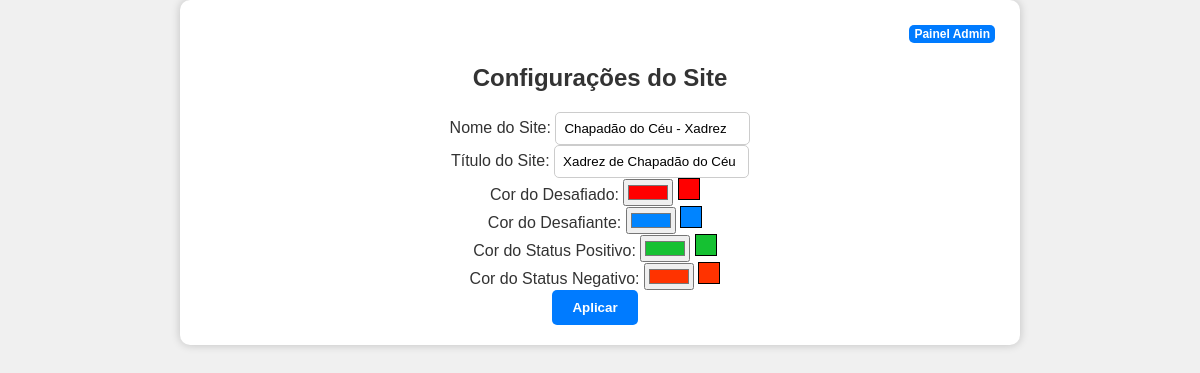
/site_config.php (signed in), run on the app's committed database.
### tables this page shows
CREATE TABLE `t_site_settings`  (
  `a_index` int NOT NULL AUTO_INCREMENT,
  `a_nome` varchar(255) NOT NULL DEFAULT 'Nome do site',
  `a_title` varchar(255) NOT NULL DEFAULT 'Titulo do Site',
  `a_cor_desafiado` varchar(255) NOT NULL DEFAULT 'red',
  `a_cor_desafiante` varchar(255) NOT NULL DEFAULT 'blue',
  `a_cor_status_positivo` varchar(255) NOT NULL DEFAULT 'green',
  `a_cor_status_negativo` varchar(255) NOT NULL DEFAULT 'orange',
  PRIMARY KEY (`a_index`) USING BTREE
);

### include/config.php (called while the page is built, shortened)
<?php
$servername = "127.0.0.1";
$username = "root";
$password = '';
$dbname = "db_chess";
$conn = new mysqli($servername, $username, $password, $dbname);
$sql = "SELECT * FROM t_site_settings WHERE a_index = 1";
$result = $conn->query($sql);
if ($result->num_rows > 0) {
    $row = $result->fetch_assoc();
    $nomeSite = $row['a_nome'];
    $tituloSite = $row['a_title'];
    $_cor_desafiado = $row['a_cor_desafiado'];
    $_cor_desafiante = $row['a_cor_desafiante'];
    $_cor_status_positivo = $row['a_cor_status_positivo'];
    $_cor_status_negativo = $row['a_cor_status_negativo'];
}
?>

### include/functions.php (called while the page is built, shortened)
<?php
require 'config.php';
?>

### site_config.php (the view, shortened to what this page needs)
<?php
require 'include/functions.php';
?>
<!DOCTYPE html>
<html lang="pt-BR">
<head>
    <link rel="stylesheet" type="text/css" href="template/style.css" id="stylesheet">
    <link rel="stylesheet" type="text/css" href="template/style-dark.css" id="dark-stylesheet" disabled>
</head>
<body>
    <div class="container">
        <div class="header">
            <a href="painel_admin.php" class="admin-button">Painel Admin</a>
        </div>
        <h1>Configurações do Site</h1>
        <form method="post" action="site_config.php">
            <label for="nomeSite">Nome do Site:</label>
            <input type="text" id="nomeSite" name="nomeSite" value="<?php echo $nomeSite; ?>" required>
            <br>
            <label for="tituloSite">Título do Site:</label>
            <input type="text" id="tituloSite" name="tituloSite" value="<?php echo $tituloSite; ?>" required>
            <br>
            <label for="corDesafiado">Cor do Desafiado:</label>
            <input type="color" id="corDesafiado" name="corDesafiado" value="<?php echo $_cor_desafiado; ?>" required>
            <span class="color-sample" style="background-color: <?php echo $_cor_desafiado; ?>"></span>
            <br>
            <label for="corDesafiante">Cor do Desafiante:</label>
            <input type="color" id="corDesafiante" name="corDesafiante" value="<?php echo $_cor_desafiante; ?>" required>
            <span class="color-sample" style="background-color: <?php echo $_cor_desafiante; ?>"></span>
            <br>
            <label for="corStatusPositivo">Cor do Status Positivo:</label>
            <input type="color" id="corStatusPositivo" name="corStatusPositivo" value="<?php echo $_cor_status_positivo; ?>" required>
            <span class="color-sample" style="background-color: <?php echo $_cor_status_positivo; ?>"></span>
            <br>
            <label for="corStatusNegativo">Cor do Status Negativo:</label>
            <input type="color" id="corStatusNegativo" name="corStatusNegativo" value="<?php echo $_cor_status_negativo; ?>" required>
            <span class="color-sample" style="background-color: <?php echo $_cor_status_negativo; ?>"></span>
            <br>
            <input type="submit" value="Aplicar" class="button">
        </form>
    </div>
</body>
</html>

### template/style.css (style rules this page uses)
body { font-family: Arial, sans-serif; background-color: #f0f0f0; color: #333; text-align: center; margin: 0; padding: 0; }
.container { max-width: 800px; margin: 0 auto; background-color: #fff; padding: 20px; border-radius: 10px; box-shadow: 0 0 10px rgba(0, 0, 0, 0.2); }
h1 { font-size: 24px; color: #333; margin-bottom: 20px; }
input[type="text"] { padding: 8px; border: 1px solid #ccc; border-radius: 5px; }
.button { display: inline-block; padding: 10px 20px; background-color: #007bff; color: #fff; text-decoration: none; border: none; border-radius: 5px; font-weight: bold; margin-right: 10px; cursor: pointer; }
.header { display: flex; justify-content: flex-end; align-items: center; background-color: transparent; padding: 5px; }
.admin-button { padding: 2px 5px; background-color: #007bff; color: #fff; text-decoration: none; border-radius: 5px; font-weight: bold; transition: background-color 0.2s; font-size: 12px; }
@media (prefers-color-scheme: light) { body { background-color: #f0f0f0; color: #333; } }

### site_config.php (style rules this page uses)
.color-sample { display: inline-block; width: 20px; height: 20px; border: 1px solid #000; margin-right: 10px; }

### data on the page
t_site_settings: nomeSite "Chapadão do Céu - Xadrez", tituloSite "Xadrez de Chapadão do Céu", corDesafiado "#ff0000", corDesafiante "#0084ff", corStatusPositivo "#15c132", corStatusNegativo "#ff3300"
